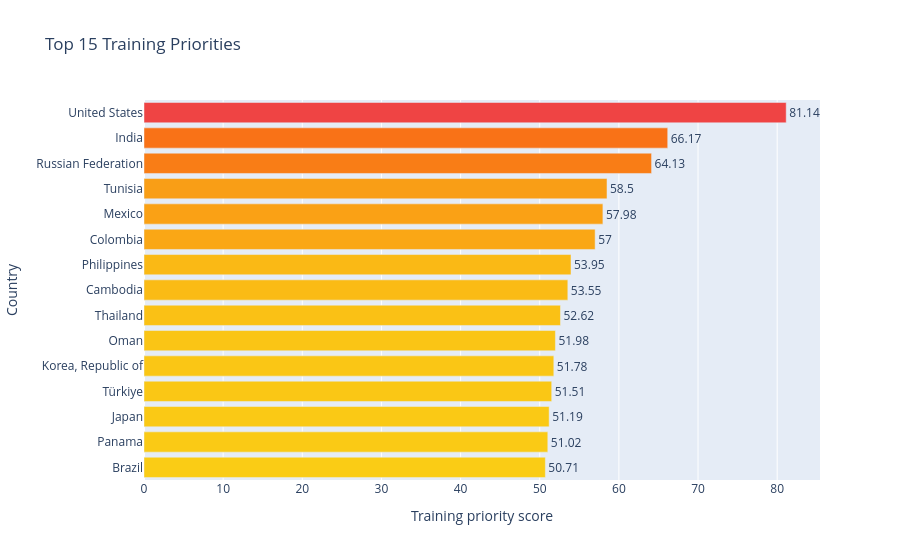

Notebook code for this chart:
### Code cell
if {"real_country_name", "guessed_correctly", "my_dist_km", "dist_delta_km"}.issubset(rounds.columns):
    country_metrics = (
        rounds.groupby("real_country_name", dropna=True).agg(
            rounds=("guessed_correctly", "count"),
            correct=("guessed_correctly", "sum"),
            avg_dist_km=("my_dist_km", "mean"),
            avg_delta_km=("dist_delta_km", "mean"),
        ).reset_index()
    )
    country_metrics["accuracy_pct"] = (country_metrics["correct"] / country_metrics["rounds"] * 100).fillna(0)

    def minmax_0_100(s):
        s = pd.to_numeric(s, errors="coerce")
        lo, hi = s.min(), s.max()
        if pd.isna(lo) or pd.isna(hi) or hi == lo:
            return pd.Series(50.0, index=s.index)
        return ((s - lo) / (hi - lo) * 100).clip(0, 100)

    train_base = country_metrics[country_metrics["rounds"] > 5].copy()
    train_base["rounds_imp"] = minmax_0_100(train_base["rounds"])
    train_base["delta_imp"] = minmax_0_100(train_base["avg_delta_km"])
    train_base["distance_imp"] = minmax_0_100(train_base["avg_dist_km"])
    train_base["accuracy_imp"] = (100 - train_base["accuracy_pct"]).clip(0, 100)
    train_base["train_priority_score"] = (
        0.40 * train_base["rounds_imp"]
        + 0.55 * train_base["delta_imp"]
        + 0.02 * train_base["distance_imp"]
        + 0.03 * train_base["accuracy_imp"]
    ).round(2)

    # Merge score back so all-country interactive chart can display score where available.
    country_metrics = country_metrics.merge(
        train_base[["real_country_name", "train_priority_score"]],
        on="real_country_name",
        how="left",
    )

    top_train = train_base.sort_values("train_priority_score", ascending=False).head(15)
    fig = px.bar(
        top_train.sort_values("train_priority_score"),
        x="train_priority_score",
        y="real_country_name",
        orientation="h",
        text="train_priority_score",
        title="Top 15 Training Priorities",
        color="train_priority_score",
        color_continuous_scale=["#facc15", "#f97316", "#ef4444"],
    )
    fig.update_traces(textposition="outside")
    fig.update_layout(coloraxis_showscale=False, xaxis_title="Training priority score", yaxis_title="Country")
    fig.show()

### Figure 1 — Plotly figure (JSON) as saved in the notebook; plotly's stock layout.template omitted (floating-point values rounded to 4 significant figures)
{"data": [{"alignmentgroup": "True", "hovertemplate": "train_priority_score=%{marker.color}<br>real_country_name=%{y}<extra></extra>", "legendgroup": "", "marker": {"color": [50.71, 51.02, 51.19, 51.51, 51.78, 51.98, 52.62, 53.55, 53.95, 57, 57.98, 58.5, 64.13, 66.17, 81.14], "coloraxis": "coloraxis", "pattern": {"shape": ""}}, "name": "", "offsetgroup": "", "orientation": "h", "showlegend": false, "text": [50.71, 51.02, 51.19, 51.51, 51.78, 51.98, 52.62, 53.55, 53.95, 57, 57.98, 58.5, 64.13, 66.17, 81.14], "textposition": "outside", "type": "bar", "x": [50.71, 51.02, 51.19, 51.51, 51.78, 51.98, 52.62, 53.55, 53.95, 57, 57.98, 58.5, 64.13, 66.17, 81.14], "xaxis": "x", "y": ["Brazil", "Panama", "Japan", "Türkiye", "Korea, Republic of", "Oman", "Thailand", "Cambodia", "Philippines", "Colombia", "Mexico", "Tunisia", "Russian Federation", "India", "United States"], "yaxis": "y"}], "layout": {"barmode": "relative", "coloraxis": {"colorbar": {"title": {"text": "train_priority_score"}}, "colorscale": [[0, "#facc15"], [0.5, "#f97316"], [1, "#ef4444"]], "showscale": false}, "legend": {"tracegroupgap": 0}, "title": {"text": "Top 15 Training Priorities"}, "xaxis": {"anchor": "y", "domain": [0, 1], "title": {"text": "Training priority score"}}, "yaxis": {"anchor": "x", "domain": [0, 1], "title": {"text": "Country"}}}}
